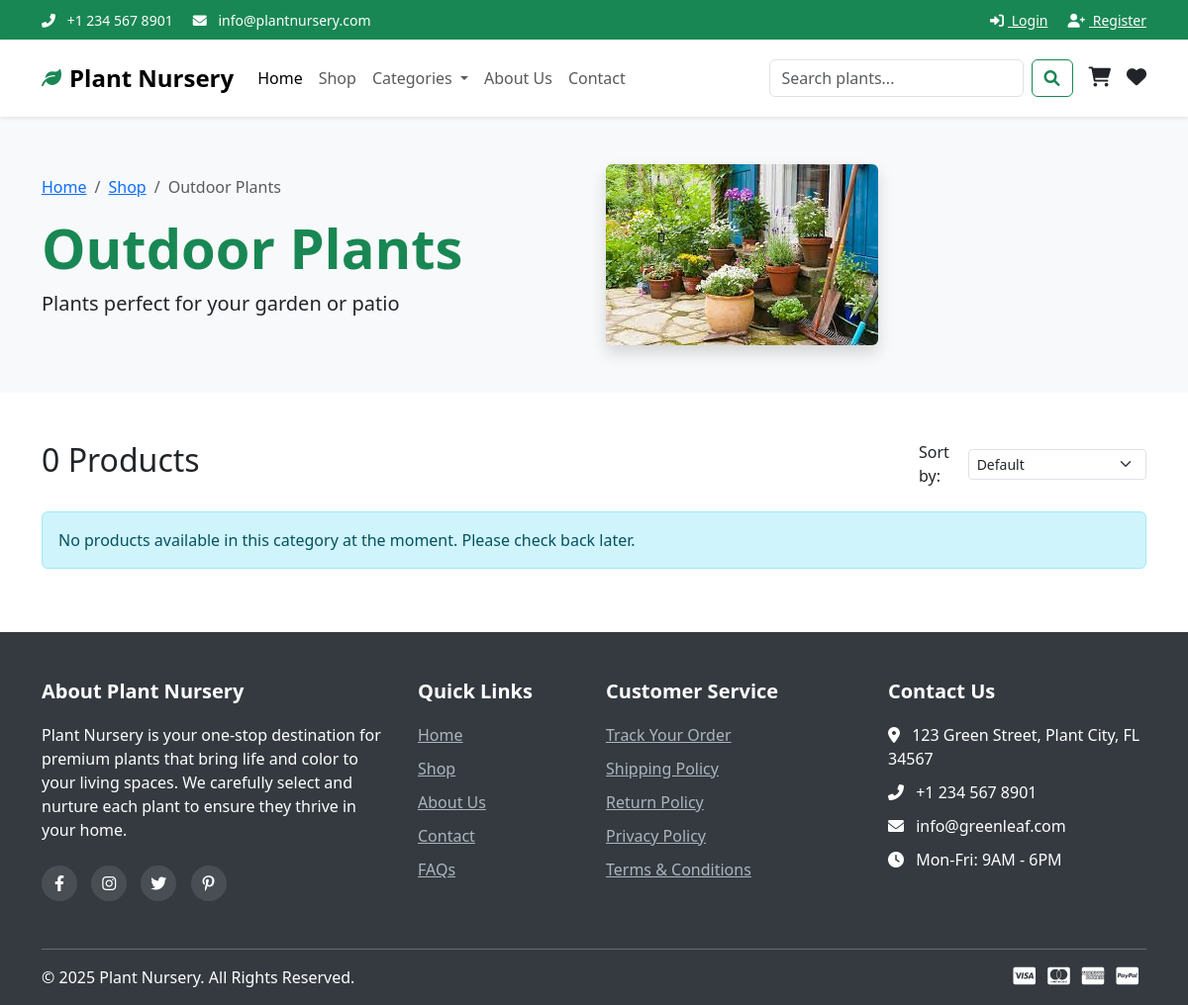
/category.php?id=2, run on the app's committed database.
### tables this page shows
CREATE TABLE IF NOT EXISTS categories (
    id INT AUTO_INCREMENT PRIMARY KEY,
    name VARCHAR(100) NOT NULL,
    description TEXT,
    image_path VARCHAR(255),
    created_at TIMESTAMP DEFAULT CURRENT_TIMESTAMP,
    updated_at TIMESTAMP DEFAULT CURRENT_TIMESTAMP ON UPDATE CURRENT_TIMESTAMP
);

### category.php (the view, shortened to what this page needs)
<?php
include_once("includes/db_connection.php");
$category_id = isset($_GET['id']) ? intval($_GET['id']) : 0;
$category = null;
$query = "SELECT * FROM categories WHERE id = $category_id";
$result = mysqli_query($conn, $query);
if ($result && mysqli_num_rows($result) > 0) {
    $category = mysqli_fetch_assoc($result);
} else {
    header("Location: shop.php");
    exit();
}
$sort = isset($_GET['sort']) ? $_GET['sort'] : 'default';
$products = [];
?>
<!DOCTYPE html>
<html lang="en">
<head>
    <link rel="stylesheet" href="css/style.css">
    <link href="https://cdn.jsdelivr.net/npm/bootstrap@5.3.0/dist/css/bootstrap.min.css" rel="stylesheet">
    <link rel="stylesheet" href="https://cdnjs.cloudflare.com/ajax/libs/font-awesome/6.0.0/css/all.min.css">
</head>
<body>
    <?php include_once("includes/header.php"); ?>
    <section class="category-banner py-5 bg-light">
        <div class="container">
            <div class="row align-items-center">
                <div class="col-md-6">
                    <nav aria-label="breadcrumb">
                        <ol class="breadcrumb">
                            <li class="breadcrumb-item"><a href="index.php">Home</a></li>
                            <li class="breadcrumb-item"><a href="shop.php">Shop</a></li>
                            <li class="breadcrumb-item active" aria-current="page"><?php echo htmlspecialchars($category['name']); ?></li>
                        </ol>
                    </nav>
                    <h1 class="display-4 fw-bold text-success"><?php echo htmlspecialchars($category['name']); ?></h1>
                    <p class="lead"><?php echo htmlspecialchars($category['description']); ?></p>
                </div>
                <div class="col-md-6">
                    <img src="<?php echo $category['image_path']; ?>" alt="<?php echo htmlspecialchars($category['name']); ?>" class="img-fluid rounded shadow">
                </div>
            </div>
        </div>
    </section>
    <section class="products-section py-5">
        <div class="container">
            <div class="row">
                <div class="col-12 mb-4">
                    <div class="d-flex justify-content-between align-items-center">
                        <h2><?php echo count($products); ?> Products</h2>
                        <div class="sort-options">
                            <form action="category.php" method="GET" class="d-flex align-items-center">
                                <label for="sort" class="me-2">Sort by:</label>
                                <select class="form-select form-select-sm" name="sort" id="sort" onchange="this.form.submit()">
                                    <option value="default" <?php echo $sort == 'default' ? 'selected' : ''; ?>>Default</option>
                                </select>
                            </form>
                        </div>
                    </div>
                </div>
            </div>
            <div class="row">
                <?php if(count($products) > 0): ?>
                    <?php foreach($products as $product): ?>
                        <div class="col-md-4 col-lg-3 mb-4">
                            <div class="card h-100 product-card">
                                <img src="<?php echo $product['image_path']; ?>" class="card-img-top" alt="<?php echo htmlspecialchars($product['name']); ?>">
                                <div class="card-body">
                                    <h5 class="card-title"><?php echo htmlspecialchars($product['name']); ?></h5>
                                    <p class="card-text text-success fw-bold">₹<?php echo number_format($product['price'], 2); ?></p>
                                    <div class="d-flex justify-content-between">
                                        <a href="product.php?id=<?php echo $product['id']; ?>" class="btn btn-sm btn-outline-secondary">Details</a>
                                        <a href="add_to_cart.php?id=<?php echo $product['id']; ?>" class="btn btn-sm btn-success">Add to Cart</a>
                                    </div>
                                </div>
                                <div class="card-footer bg-white border-top-0">
                                    <a href="add_to_wishlist.php?id=<?php echo $product['id']; ?>" class="btn btn-sm btn-outline-danger w-100"><i class="far fa-heart"></i> Add to Wishlist</a>
                                </div>
                            </div>
                        </div>
                    <?php endforeach; ?>
                <?php else: ?>
                    <div class="col-12">
                        <div class="alert alert-info">
                            No products available in this category at the moment. Please check back later.
                        </div>
                    </div>
                <?php endif; ?>
            </div>
        </div>
    </section>
    <?php include_once("includes/footer.php"); ?>
</body>
</html>

### css/style.css (style rules this page uses)
:root { --primary-color: #198754; --secondary-color: #6c757d; --dark-green: #155724; --light-green: #d4edda; --bs-body-font-family: 'Poppins', sans-serif; }
body { font-family: 'Poppins', sans-serif; color: #333; line-height: 1.6; }
a { text-decoration: none; color: var(--primary-color); transition: all 0.3s ease; }

### data on the page
categories: name "Outdoor Plants", description "Plants perfect for your garden or patio", image_path (picture)

### other printed values
count($products) "0"
